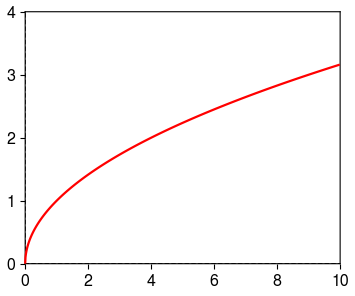

Here is the Python script that generated this plot:
# -*- coding: utf-8 -*-
"""
Created on Sat Apr 18 15:04:55 2015

@author: Ben
"""
import clearplot.plot_functions as pf
import numpy as np

x = np.arange(0,10,0.01)
y = np.sqrt(x)
pf.plot('bare_bones.png', x, y);
